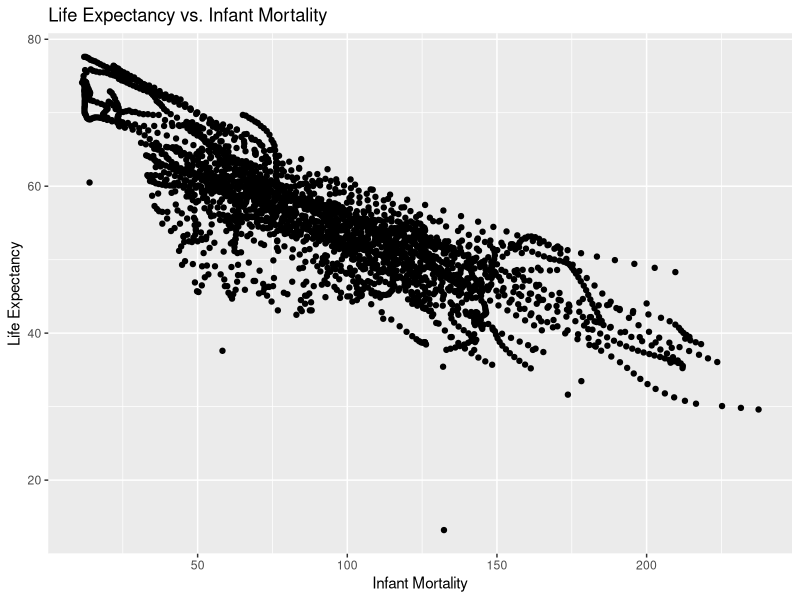
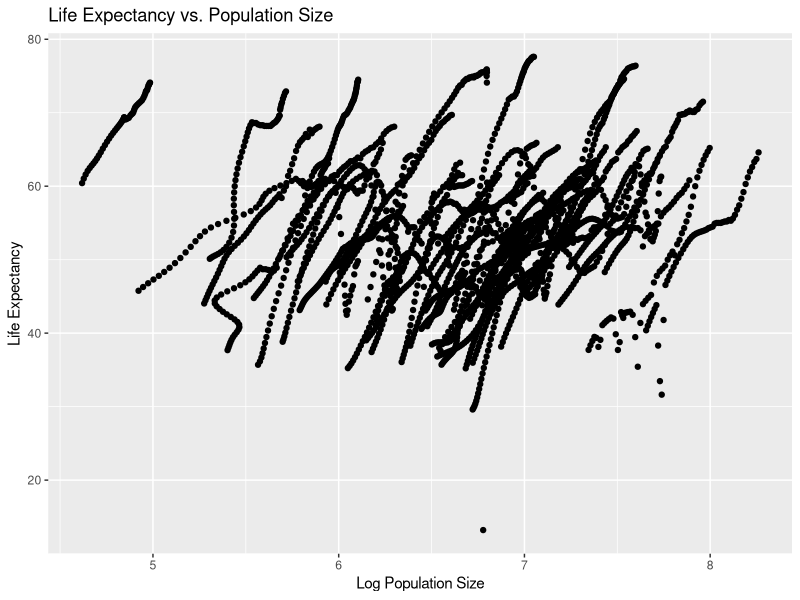
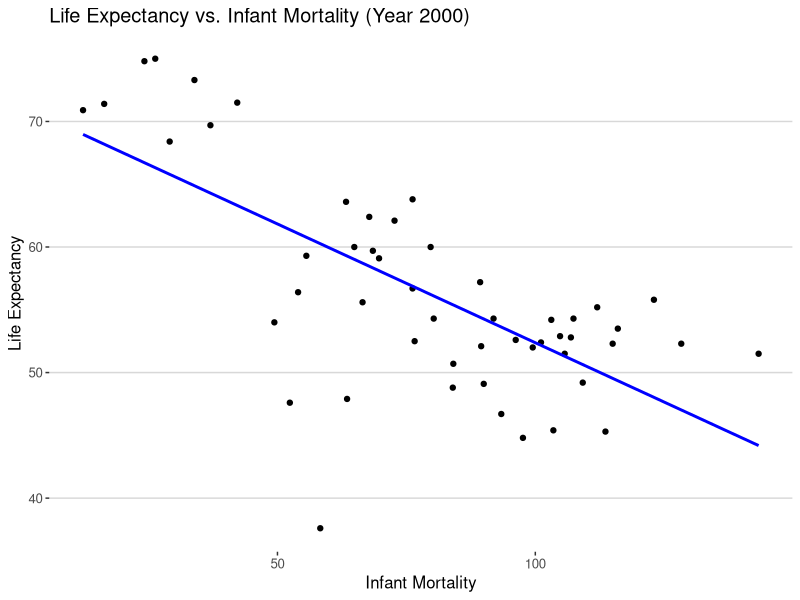
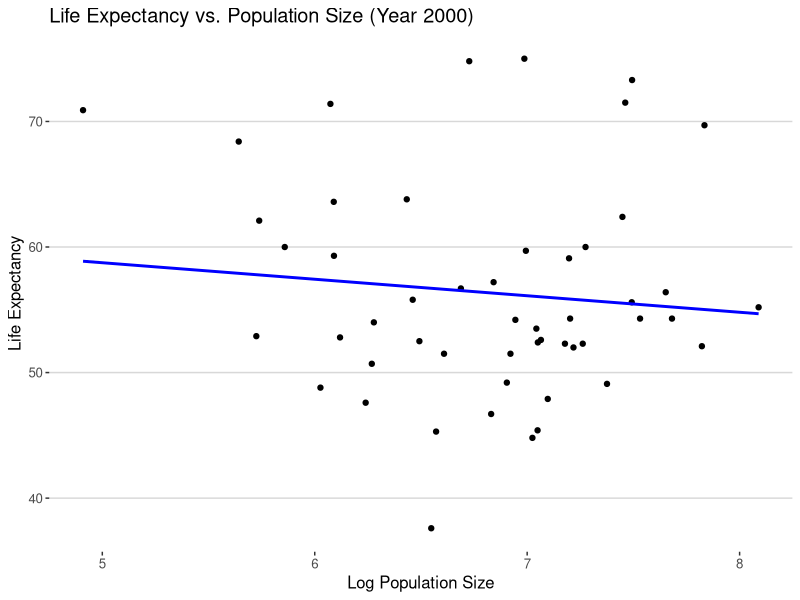
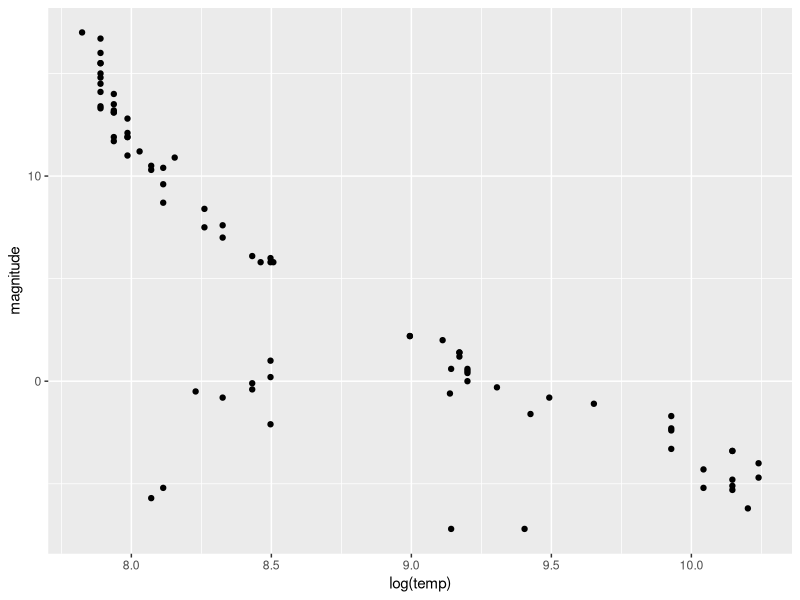
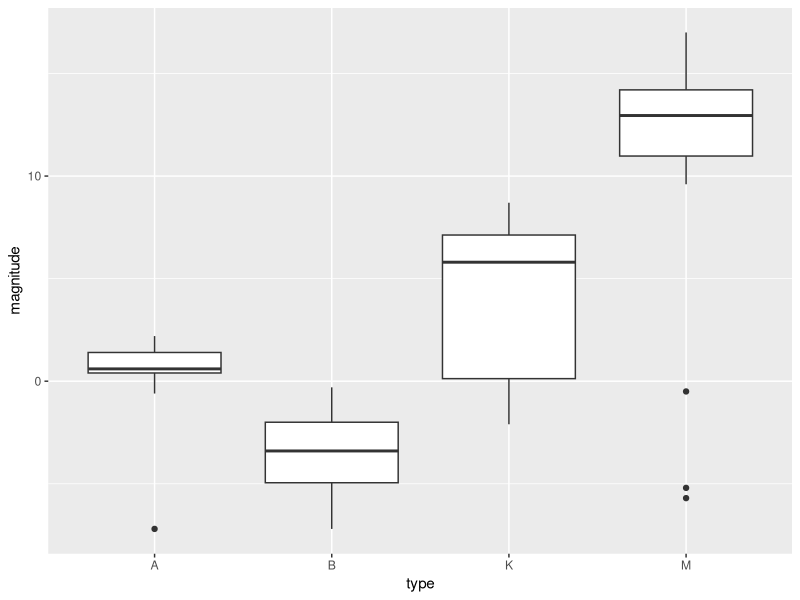

The R source for these figures, in order:
## ---- chunk 1
#loading packages
library(dslabs)
library(tidyverse)
library(dplyr)
library(ggplot2)
library(ggthemes)
head(gapminder)

## ---- chunk 2
#get an overview of data structure
str(gapminder)
#determine the type of object gapminder is
class(gapminder)

#  Code that assigns only the African countries to a new object/variable called africadata. 
#Run str and summary on the new object you created.

# Use subset to filter rows where Continent is "Africa"
africadata <- subset(gapminder, continent == "Africa")

# Display the structure of africadata
str(africadata)

# Display summary statistics of africadata
summary(africadata)
## ---- chunk 3
#Take the africadata object and create two new objects (name them whatever you want),
#one that contains only infant_mortality and life_expectancy and one that contains 
#only population and life_expectancy.

# Assuming africadata has columns like "infant_mortality," "life_expectancy," and "population"
# Replace column names as per your actual data frame structure


# Create object with only "infant_mortality" and "life_expectancy"
subset1 <- select(africadata, infant_mortality, life_expectancy)

# Create object with only "population" and "life_expectancy"
subset2 <- select(africadata, population, life_expectancy)

# Display the structure of subset1 and subset1
str(subset1)
str(subset2)
# Display summary statistics of subset1
summary(subset1)
summary(subset2)
## ---- chunk 4
#Using the new variables you created, plot life expectancy as a function of infant mortality and as a function of population size. 
#Make two separate plots. 
#Plot the data as points. For the plot with population size on the x-axis, set the x-axis to a log scale.
# Plot life expectancy as a function of infant mortality

# using ggplot2 package to plot 
plot1 <- ggplot(subset1, aes(x = infant_mortality, y = life_expectancy)) +
  geom_point() +
  labs(title = "Life Expectancy vs. Infant Mortality",
       x = "Infant Mortality",
       y = "Life Expectancy")
plot1


## ---- chunk 5
# Plot life expectancy as a function of population size (log scale on x-axis)
plot2 <- ggplot(subset2, aes(x = log10(population), y = life_expectancy)) +
  geom_point() +
  labs(title = "Life Expectancy vs. Population Size",
       x = "Log Population Size",
       y = "Life Expectancy")
plot2
## ---- chunk 6
# Identify years with missing data for infant mortality
years_with_missing_data <- unique(africadata$year[is.na(africadata$infant_mortality)])
years_with_missing_data

# Choose the year 2000 and create a new object
africadata_2000 <- africadata[africadata$year == 2000, ]

# Display the structure of africadata_2000
str(africadata_2000)

# Display summary statistics of africadata_2000
summary(africadata_2000)
## ---- chunk 7
# Plot life expectancy as a function of infant mortality for the year 2000
plot_infant_mortality <- ggplot(africadata_2000, aes(x = infant_mortality, y = life_expectancy)) +
  geom_point() +
  geom_smooth(method = "lm", se = FALSE, color = "blue") +  # Add a fitted line
  labs(title = "Life Expectancy vs. Infant Mortality (Year 2000)",
       x = "Infant Mortality",
       y = "Life Expectancy") +
  theme_hc()
plot_infant_mortality
## ---- chunk 8
# Fit linear regression model for life expectancy vs. infant mortality
model_infant_mortality <- lm(life_expectancy ~ infant_mortality, data = africadata_2000)
summary(model_infant_mortality)
## ---- chunk 9

# Plot life expectancy as a function of population size (log scale on x-axis) for the year 2000
plot_population_size <- ggplot(africadata_2000, aes(x = log10(population), y = life_expectancy)) +
  geom_point() +
    geom_smooth(method = "lm", se = FALSE, color = "blue") +  # Add a fitted line
  labs(title = "Life Expectancy vs. Population Size (Year 2000)",
       x = "Log Population Size",
       y = "Life Expectancy") +
theme_hc()
plot_population_size
## ---- chunk 10
# Fit linear regression model for life expectancy vs. log population size
model_population_size <- lm(life_expectancy ~ log10(population), data = africadata_2000)
summary(model_population_size)
## ---- chunk 11
# Fit linear regression model with life expectancy as the outcome and infant mortality as the predictor
fit_infant_mortality <- lm(life_expectancy ~ infant_mortality, data = africadata_2000)
summary(fit_infant_mortality)
## ---- chunk 12
# Fit linear regression model with life expectancy as the outcome and population size as the predictor
fit_population_size <- lm(life_expectancy ~ log10(population), data = africadata_2000)
summary(fit_population_size)
## ---- chunk 13
#Load package dslabs and tidyverse
library("dslabs")
library("tidyverse")
#a preview of stars
head(stars)
#check structure of stars
str(stars) 
#check summary of stars
summary(stars)
## ---- chunk 14
#check frequencies for the spectral class of stars
table(stars$type)

#Create dataset star_ABKM that contains stars from spectral classes of A/B/K/M, as only these classes have more than 10 stars, and change type into a factor variable
star_ABKM  <- 
  stars %>% 
    filter(type %in% c("A","B","K","M")) %>%
      mutate(type=factor(type) )
#Check structure and summary of star_ABKM
str(star_ABKM) 
summary(star_ABKM)
## ---- chunk 15
#Scatterplot: magnitude ~ log(temp)  
ggplot(star_ABKM, aes(log(temp), magnitude)) + 
  geom_point()

#Boxplot: magnitude ~ type  
ggplot(star_ABKM, aes(type, magnitude)) + 
  geom_boxplot()
## ---- chunk 16
#Linear model: magnitude~log(temp)
fit1<-lm(magnitude~log(temp), data=star_ABKM)
summary(fit1)

#Linear model: magnitude~type
fit2<-lm(magnitude~type, data=star_ABKM)
summary(fit2)
